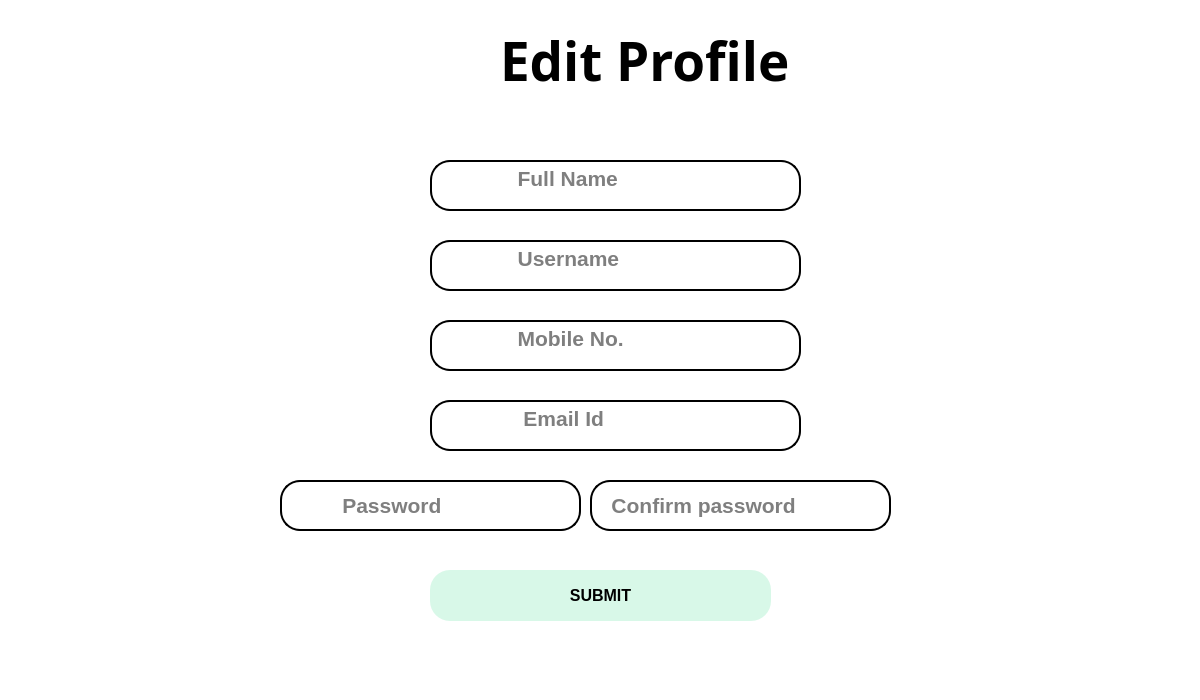
<?xml version="1.0" encoding="UTF-8"?>
<ui version="4.0">
 <class>Reg</class>
 <widget class="QDialog" name="Reg">
  <property name="geometry">
   <rect>
    <x>0</x>
    <y>0</y>
    <width>1200</width>
    <height>700</height>
   </rect>
  </property>
  <property name="windowTitle">
   <string>Dialog</string>
  </property>
  <property name="styleSheet">
   <string notr="true">background: #FFFFFF;</string>
  </property>
  <property name="inputMethodHints">
   <set>Qt::ImhHiddenText|Qt::ImhSensitiveData</set>
  </property>
  <property name="sizeGripEnabled">
   <bool>false</bool>
  </property>
  <widget class="QTextEdit" name="txt_name">
   <property name="geometry">
    <rect>
     <x>430</x>
     <y>160</y>
     <width>371</width>
     <height>51</height>
    </rect>
   </property>
   <property name="font">
    <font>
     <pointsize>16</pointsize>
     <weight>75</weight>
     <bold>true</bold>
    </font>
   </property>
   <property name="styleSheet">
    <string notr="true">border: 2px solid #000000;
border-radius: 20px;</string>
   </property>
   <property name="html">
    <string>&lt;!DOCTYPE HTML PUBLIC &quot;-//W3C//DTD HTML 4.0//EN&quot; &quot;http://www.w3.org/TR/REC-html40/strict.dtd&quot;&gt;
&lt;html&gt;&lt;head&gt;&lt;meta name=&quot;qrichtext&quot; content=&quot;1&quot; /&gt;&lt;style type=&quot;text/css&quot;&gt;
p, li { white-space: pre-wrap; }
&lt;/style&gt;&lt;/head&gt;&lt;body style=&quot; font-family:'MS Shell Dlg 2'; font-size:16pt; font-weight:600; font-style:normal;&quot;&gt;
&lt;p align=&quot;center&quot; style=&quot;-qt-paragraph-type:empty; margin-top:0px; margin-bottom:0px; margin-left:0px; margin-right:0px; -qt-block-indent:0; text-indent:0px; font-size:7.8pt; font-weight:400;&quot;&gt;&lt;br /&gt;&lt;/p&gt;&lt;/body&gt;&lt;/html&gt;</string>
   </property>
   <property name="placeholderText">
    <string>              Full Name</string>
   </property>
  </widget>
  <widget class="QPushButton" name="btn_reg">
   <property name="geometry">
    <rect>
     <x>430</x>
     <y>570</y>
     <width>341</width>
     <height>51</height>
    </rect>
   </property>
   <property name="font">
    <font>
     <pointsize>12</pointsize>
     <weight>75</weight>
     <bold>true</bold>
    </font>
   </property>
   <property name="styleSheet">
    <string notr="true">position: absolute;
width: 274px;
height: 41px;

background: #D8F8E8;
border-radius: 20px;

</string>
   </property>
   <property name="text">
    <string>SUBMIT</string>
   </property>
  </widget>
  <widget class="QTextEdit" name="txt_mno">
   <property name="geometry">
    <rect>
     <x>430</x>
     <y>320</y>
     <width>371</width>
     <height>51</height>
    </rect>
   </property>
   <property name="font">
    <font>
     <pointsize>16</pointsize>
     <weight>75</weight>
     <bold>true</bold>
    </font>
   </property>
   <property name="styleSheet">
    <string notr="true">border: 2px solid #000000;
border-radius: 20px;</string>
   </property>
   <property name="inputMethodHints">
    <set>Qt::ImhDigitsOnly|Qt::ImhMultiLine|Qt::ImhPreferNumbers</set>
   </property>
   <property name="html">
    <string>&lt;!DOCTYPE HTML PUBLIC &quot;-//W3C//DTD HTML 4.0//EN&quot; &quot;http://www.w3.org/TR/REC-html40/strict.dtd&quot;&gt;
&lt;html&gt;&lt;head&gt;&lt;meta name=&quot;qrichtext&quot; content=&quot;1&quot; /&gt;&lt;style type=&quot;text/css&quot;&gt;
p, li { white-space: pre-wrap; }
&lt;/style&gt;&lt;/head&gt;&lt;body style=&quot; font-family:'MS Shell Dlg 2'; font-size:16pt; font-weight:600; font-style:normal;&quot;&gt;
&lt;p align=&quot;center&quot; style=&quot;-qt-paragraph-type:empty; margin-top:0px; margin-bottom:0px; margin-left:0px; margin-right:0px; -qt-block-indent:0; text-indent:0px; font-size:7.8pt; font-weight:400;&quot;&gt;&lt;br /&gt;&lt;/p&gt;&lt;/body&gt;&lt;/html&gt;</string>
   </property>
   <property name="placeholderText">
    <string>              Mobile No.</string>
   </property>
  </widget>
  <widget class="QTextEdit" name="txt_unme">
   <property name="geometry">
    <rect>
     <x>430</x>
     <y>240</y>
     <width>371</width>
     <height>51</height>
    </rect>
   </property>
   <property name="font">
    <font>
     <pointsize>16</pointsize>
     <weight>75</weight>
     <bold>true</bold>
    </font>
   </property>
   <property name="styleSheet">
    <string notr="true">border: 2px solid #000000;
border-radius: 20px;</string>
   </property>
   <property name="html">
    <string>&lt;!DOCTYPE HTML PUBLIC &quot;-//W3C//DTD HTML 4.0//EN&quot; &quot;http://www.w3.org/TR/REC-html40/strict.dtd&quot;&gt;
&lt;html&gt;&lt;head&gt;&lt;meta name=&quot;qrichtext&quot; content=&quot;1&quot; /&gt;&lt;style type=&quot;text/css&quot;&gt;
p, li { white-space: pre-wrap; }
&lt;/style&gt;&lt;/head&gt;&lt;body style=&quot; font-family:'MS Shell Dlg 2'; font-size:16pt; font-weight:600; font-style:normal;&quot;&gt;
&lt;p align=&quot;center&quot; style=&quot;-qt-paragraph-type:empty; margin-top:0px; margin-bottom:0px; margin-left:0px; margin-right:0px; -qt-block-indent:0; text-indent:0px; font-size:7.8pt; font-weight:400;&quot;&gt;&lt;br /&gt;&lt;/p&gt;&lt;/body&gt;&lt;/html&gt;</string>
   </property>
   <property name="placeholderText">
    <string>              Username</string>
   </property>
  </widget>
  <widget class="QTextEdit" name="txt_eid">
   <property name="geometry">
    <rect>
     <x>430</x>
     <y>400</y>
     <width>371</width>
     <height>51</height>
    </rect>
   </property>
   <property name="font">
    <font>
     <pointsize>16</pointsize>
     <weight>75</weight>
     <bold>true</bold>
    </font>
   </property>
   <property name="styleSheet">
    <string notr="true">border: 2px solid #000000;
border-radius: 20px;</string>
   </property>
   <property name="html">
    <string>&lt;!DOCTYPE HTML PUBLIC &quot;-//W3C//DTD HTML 4.0//EN&quot; &quot;http://www.w3.org/TR/REC-html40/strict.dtd&quot;&gt;
&lt;html&gt;&lt;head&gt;&lt;meta name=&quot;qrichtext&quot; content=&quot;1&quot; /&gt;&lt;style type=&quot;text/css&quot;&gt;
p, li { white-space: pre-wrap; }
&lt;/style&gt;&lt;/head&gt;&lt;body style=&quot; font-family:'MS Shell Dlg 2'; font-size:16pt; font-weight:600; font-style:normal;&quot;&gt;
&lt;p align=&quot;center&quot; style=&quot;-qt-paragraph-type:empty; margin-top:0px; margin-bottom:0px; margin-left:0px; margin-right:0px; -qt-block-indent:0; text-indent:0px; font-size:7.8pt; font-weight:400;&quot;&gt;&lt;br /&gt;&lt;/p&gt;&lt;/body&gt;&lt;/html&gt;</string>
   </property>
   <property name="placeholderText">
    <string>               Email Id</string>
   </property>
  </widget>
  <widget class="QLabel" name="lbl_reg">
   <property name="geometry">
    <rect>
     <x>500</x>
     <y>20</y>
     <width>291</width>
     <height>81</height>
    </rect>
   </property>
   <property name="font">
    <font>
     <family>Agency FB</family>
     <pointsize>40</pointsize>
     <weight>75</weight>
     <bold>true</bold>
    </font>
   </property>
   <property name="text">
    <string>Edit Profile</string>
   </property>
  </widget>
  <widget class="QLineEdit" name="lineEdit">
   <property name="geometry">
    <rect>
     <x>280</x>
     <y>480</y>
     <width>301</width>
     <height>51</height>
    </rect>
   </property>
   <property name="font">
    <font>
     <pointsize>16</pointsize>
     <weight>75</weight>
     <bold>true</bold>
    </font>
   </property>
   <property name="styleSheet">
    <string notr="true">border: 2px solid #000000;
border-radius: 20px;</string>
   </property>
   <property name="inputMethodHints">
    <set>Qt::ImhDigitsOnly|Qt::ImhHiddenText|Qt::ImhNoAutoUppercase|Qt::ImhNoPredictiveText|Qt::ImhPreferNumbers|Qt::ImhSensitiveData</set>
   </property>
   <property name="inputMask">
    <string/>
   </property>
   <property name="text">
    <string/>
   </property>
   <property name="maxLength">
    <number>8</number>
   </property>
   <property name="echoMode">
    <enum>QLineEdit::Password</enum>
   </property>
   <property name="cursorPosition">
    <number>0</number>
   </property>
   <property name="dragEnabled">
    <bool>true</bool>
   </property>
   <property name="readOnly">
    <bool>false</bool>
   </property>
   <property name="placeholderText">
    <string>          Password</string>
   </property>
  </widget>
  <widget class="QLineEdit" name="lineEdit_2">
   <property name="geometry">
    <rect>
     <x>590</x>
     <y>480</y>
     <width>301</width>
     <height>51</height>
    </rect>
   </property>
   <property name="font">
    <font>
     <pointsize>16</pointsize>
     <weight>75</weight>
     <bold>true</bold>
    </font>
   </property>
   <property name="styleSheet">
    <string notr="true">border: 2px solid #000000;
border-radius: 20px;</string>
   </property>
   <property name="echoMode">
    <enum>QLineEdit::Password</enum>
   </property>
   <property name="placeholderText">
    <string>   Confirm password</string>
   </property>
  </widget>
 </widget>
 <resources>
  <include location="../qrc/userdash.qrc"/>
 </resources>
 <connections/>
</ui>
